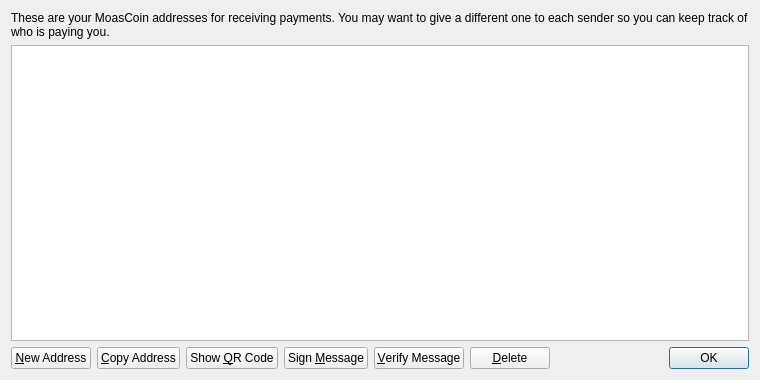
<?xml version="1.0" encoding="UTF-8"?>
<ui version="4.0">
 <class>AddressBookPage</class>
 <widget class="QWidget" name="AddressBookPage">
  <property name="geometry">
   <rect>
    <x>0</x>
    <y>0</y>
    <width>760</width>
    <height>380</height>
   </rect>
  </property>
  <property name="windowTitle">
   <string>Address Book</string>
  </property>
  <layout class="QVBoxLayout" name="verticalLayout">
   <item>
    <widget class="QLabel" name="labelExplanation">
     <property name="text">
      <string>These are your MoasCoin addresses for receiving payments. You may want to give a different one to each sender so you can keep track of who is paying you.</string>
     </property>
     <property name="textFormat">
      <enum>Qt::PlainText</enum>
     </property>
     <property name="wordWrap">
      <bool>true</bool>
     </property>
    </widget>
   </item>
   <item>
    <widget class="QTableView" name="tableView">
     <property name="contextMenuPolicy">
      <enum>Qt::CustomContextMenu</enum>
     </property>
     <property name="toolTip">
      <string>Double-click to edit address or label</string>
     </property>
     <property name="tabKeyNavigation">
      <bool>false</bool>
     </property>
     <property name="alternatingRowColors">
      <bool>true</bool>
     </property>
     <property name="selectionMode">
      <enum>QAbstractItemView::SingleSelection</enum>
     </property>
     <property name="selectionBehavior">
      <enum>QAbstractItemView::SelectRows</enum>
     </property>
     <property name="sortingEnabled">
      <bool>true</bool>
     </property>
     <attribute name="verticalHeaderVisible">
      <bool>false</bool>
     </attribute>
    </widget>
   </item>
   <item>
    <layout class="QHBoxLayout" name="horizontalLayout">
     <item>
      <widget class="QPushButton" name="newAddressButton">
       <property name="toolTip">
        <string>Create a new address</string>
       </property>
       <property name="text">
        <string>&amp;New Address</string>
       </property>
       <property name="icon">
        <iconset resource="../bitcoin.qrc">
         <normaloff>:/icons/add</normaloff>:/icons/add</iconset>
       </property>
      </widget>
     </item>
     <item>
      <widget class="QPushButton" name="copyToClipboard">
       <property name="toolTip">
        <string>Copy the currently selected address to the system clipboard</string>
       </property>
       <property name="text">
        <string>&amp;Copy Address</string>
       </property>
       <property name="icon">
        <iconset resource="../bitcoin.qrc">
         <normaloff>:/icons/editcopy</normaloff>:/icons/editcopy</iconset>
       </property>
      </widget>
     </item>
     <item>
      <widget class="QPushButton" name="showQRCode">
       <property name="text">
        <string>Show &amp;QR Code</string>
       </property>
       <property name="icon">
        <iconset resource="../bitcoin.qrc">
         <normaloff>:/icons/qrcode</normaloff>:/icons/qrcode</iconset>
       </property>
      </widget>
     </item>
     <item>
      <widget class="QPushButton" name="signMessage">
       <property name="toolTip">
        <string>Sign a message to prove you own a MoasCoin address</string>
       </property>
       <property name="text">
        <string>Sign &amp;Message</string>
       </property>
       <property name="icon">
        <iconset resource="../bitcoin.qrc">
         <normaloff>:/icons/edit</normaloff>:/icons/edit</iconset>
       </property>
      </widget>
     </item>
     <item>
      <widget class="QPushButton" name="verifyMessage">
       <property name="toolTip">
        <string>Verify a message to ensure it was signed with a specified MoasCoin address</string>
       </property>
       <property name="text">
        <string>&amp;Verify Message</string>
       </property>
       <property name="icon">
        <iconset resource="../bitcoin.qrc">
         <normaloff>:/icons/transaction_0</normaloff>:/icons/transaction_0</iconset>
       </property>
      </widget>
     </item>
     <item>
      <widget class="QPushButton" name="deleteButton">
       <property name="toolTip">
        <string>Delete the currently selected address from the list</string>
       </property>
       <property name="text">
        <string>&amp;Delete</string>
       </property>
       <property name="icon">
        <iconset resource="../bitcoin.qrc">
         <normaloff>:/icons/remove</normaloff>:/icons/remove</iconset>
       </property>
      </widget>
     </item>
     <item>
      <spacer name="horizontalSpacer">
       <property name="orientation">
        <enum>Qt::Horizontal</enum>
       </property>
       <property name="sizeHint" stdset="0">
        <size>
         <width>40</width>
         <height>20</height>
        </size>
       </property>
      </spacer>
     </item>
     <item>
      <widget class="QDialogButtonBox" name="buttonBox">
       <property name="sizePolicy">
        <sizepolicy hsizetype="Maximum" vsizetype="Fixed">
         <horstretch>0</horstretch>
         <verstretch>0</verstretch>
        </sizepolicy>
       </property>
       <property name="standardButtons">
        <set>QDialogButtonBox::Ok</set>
       </property>
      </widget>
     </item>
    </layout>
   </item>
  </layout>
 </widget>
 <resources>
  <include location="../bitcoin.qrc"/>
 </resources>
 <connections/>
</ui>
